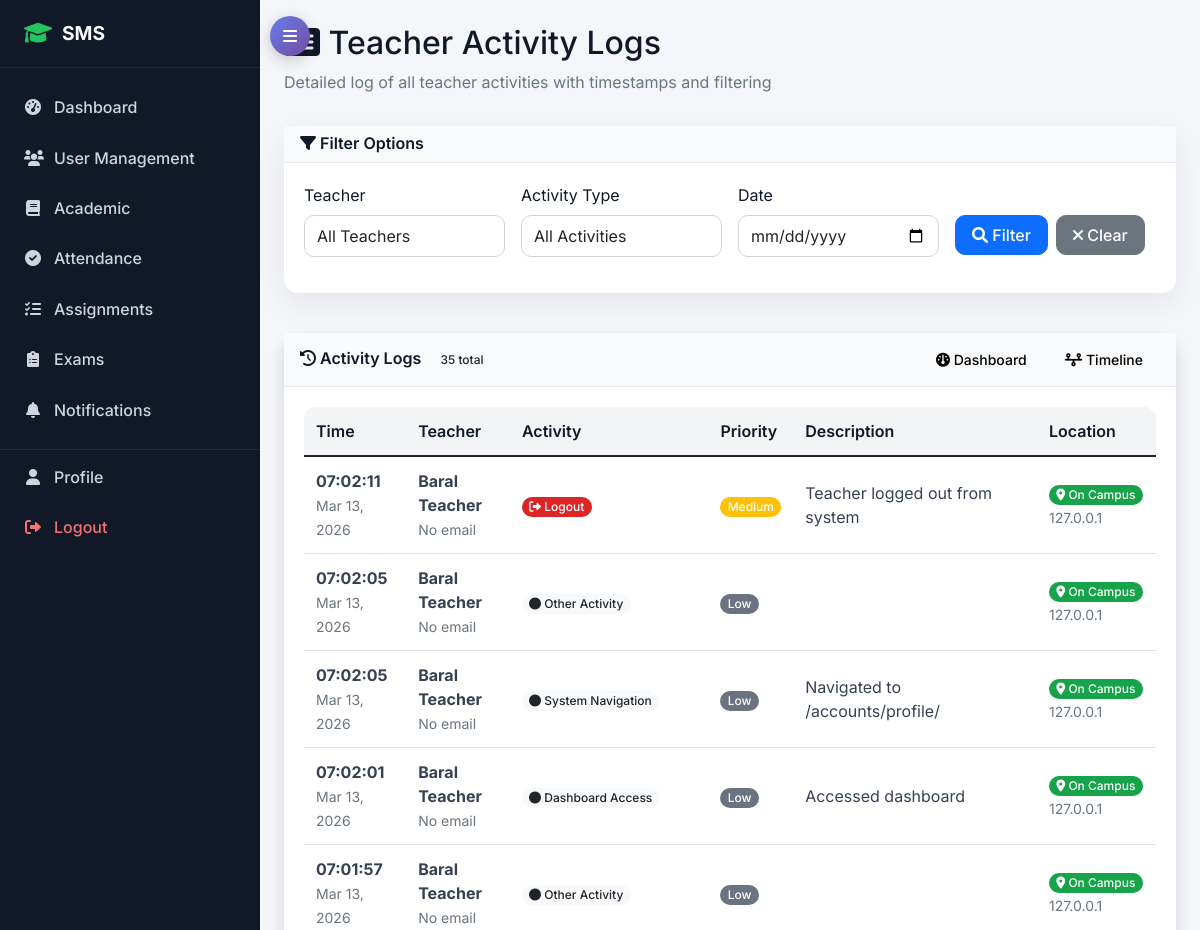
Page /attendance/teacher-activity/ (signed in, upper part) on the earlier database version.
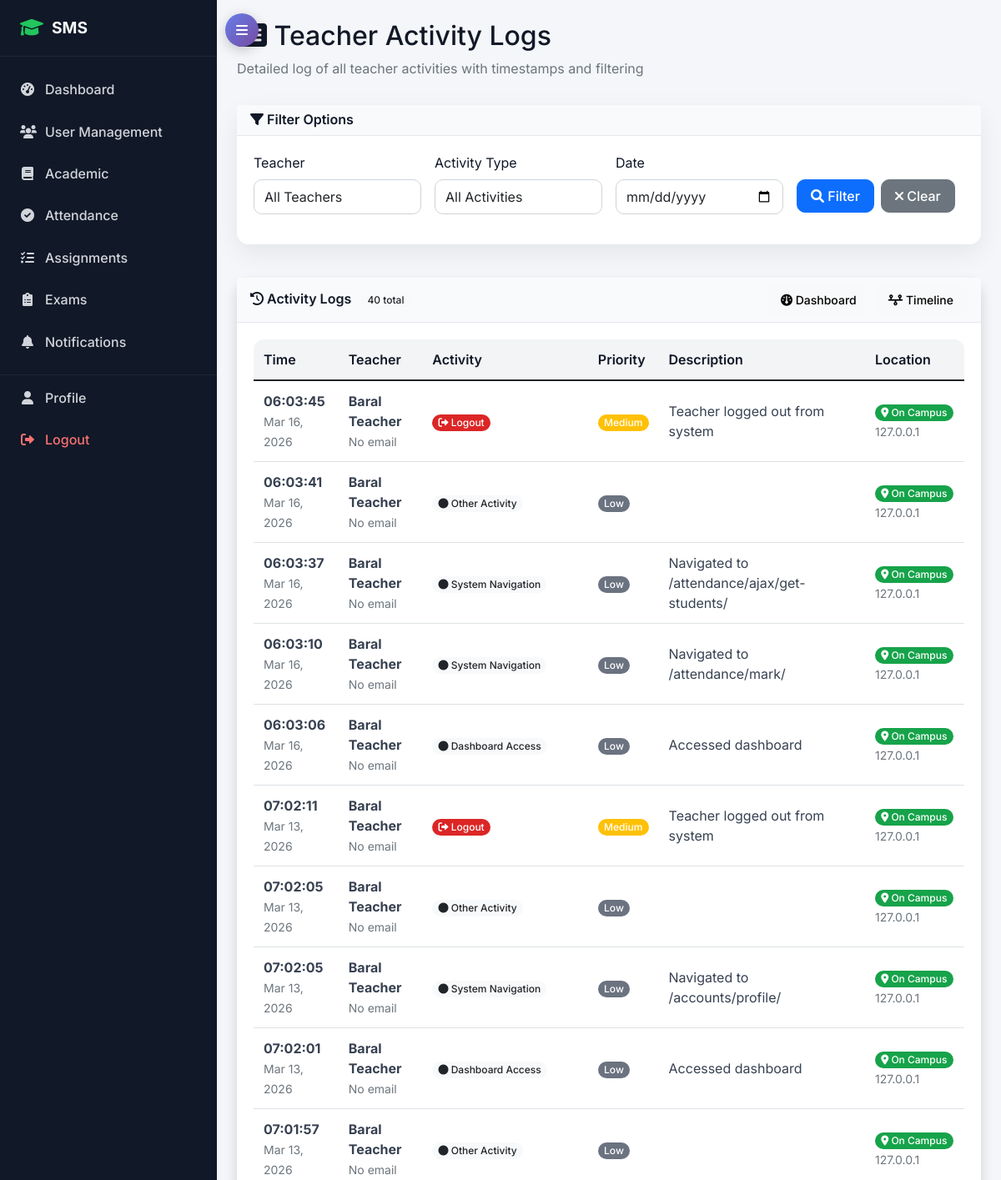
Same page on the later database version.
### attendance/models.py (models this page shows, shortened)
class TeacherActivityLog(models.Model):
    ACTIVITY_CHOICES = (
        ('login', 'Login'),
        ('logout', 'Logout'),
        ('first_login', 'First Login'),
        ('mark_attendance', 'Mark Student Attendance'),
        ('create_assignment', 'Create Assignment'),
        ('grade_exam', 'Grade Exam'),
        ('send_message', 'Send Message'),
        ('view_report', 'View Report'),
        ('dashboard_access', 'Dashboard Access'),
        ('system_navigation', 'System Navigation'),
        ('classroom_entry', 'Classroom Entry'),
        ('biometric_scan', 'Biometric Verification'),
        ('location_check', 'Location Verification'),
        ('other', 'Other Activity'),
    )
    PRIORITY_LEVELS = (
        ('high', 'High Priority'),
        ('medium', 'Medium Priority'),
        ('low', 'Low Priority'),
    )
    teacher = models.ForeignKey(TeacherProfile, on_delete=models.CASCADE, related_name='activity_logs')
    activity_type = models.CharField(max_length=50, choices=ACTIVITY_CHOICES)
    priority_level = models.CharField(max_length=10, choices=PRIORITY_LEVELS, default='medium')
    description = models.CharField(max_length=255, blank=True)
    timestamp = models.DateTimeField(auto_now_add=True)
    ip_address = models.GenericIPAddressField(null=True, blank=True)
    user_agent = models.CharField(max_length=255, blank=True)
    location_lat = models.DecimalField(max_digits=10, decimal_places=8, null=True, blank=True)
    location_lng = models.DecimalField(max_digits=11, decimal_places=8, null=True, blank=True)
    is_on_campus = models.BooleanField(default=False)
    related_schedule = models.ForeignKey(TeacherSchedule, on_delete=models.SET_NULL, null=True, blank=True)
    related_session = models.ForeignKey(AttendanceSession, on_delete=models.SET_NULL, null=True, blank=True)
    class Meta:
        ordering = ['-timestamp']
        indexes = [
            models.Index(fields=['teacher', 'timestamp']),
            models.Index(fields=['activity_type', 'timestamp']),
            models.Index(fields=['priority_level', 'timestamp']),
        ]

### accounts/models.py (models this page shows, shortened)
class TeacherProfile(models.Model):
    user = models.OneToOneField(User, on_delete=models.CASCADE, related_name='teacher_profile')
    employee_id = models.CharField(max_length=20, unique=True)
    qualification = models.CharField(max_length=200)
    experience_years = models.PositiveIntegerField(default=0)
    specialization = models.CharField(max_length=100)
    joining_date = models.DateField()

class User(AbstractUser):
    USER_TYPE_CHOICES = (
        ('admin', 'Admin'),
        ('student', 'Student'),
        ('teacher', 'Teacher'),
        ('parent', 'Parent'),
    )
    user_type = models.CharField(max_length=10, choices=USER_TYPE_CHOICES)
    phone_regex = RegexValidator(regex=r'^\+?1?\d{9,15}$', message="Phone number must be entered in the format: '+999999999'. Up to 15 digits allowed.")
    phone_number = models.CharField(validators=[phone_regex], max_length=17, blank=True)
    address = models.TextField(blank=True)
    date_of_birth = models.DateField(null=True, blank=True)
    profile_picture = models.ImageField(upload_to='profile_pics/', blank=True, null=True)
    is_active = models.BooleanField(default=True)
    created_at = models.DateTimeField(auto_now_add=True)
    updated_at = models.DateTimeField(auto_now=True)

### attendance/teacher_admin_views.py (the view)
# urls.py: path('teacher-activity/', teacher_admin_views.teacher_activity_logs, name='teacher_activity_logs'),
@login_required
@user_passes_test(is_admin)
def teacher_activity_logs(request):
    teacher_id = request.GET.get('teacher')
    activity_type = request.GET.get('activity_type')
    date_filter = request.GET.get('date')
    activities = TeacherActivityLog.objects.select_related('teacher__user').order_by('-timestamp')
    if teacher_id:
        activities = activities.filter(teacher_id=teacher_id)
    if activity_type:
        activities = activities.filter(activity_type=activity_type)
    if date_filter:
        try:
            filter_date = datetime.strptime(date_filter, '%Y-%m-%d').date()
            activities = activities.filter(timestamp__date=filter_date)
        except:
            pass
    paginator = Paginator(activities, 50)
    page_number = request.GET.get('page')
    page_obj = paginator.get_page(page_number)
    teachers = TeacherProfile.objects.select_related('user').order_by('user__first_name')
    activity_types = TeacherActivityLog.ACTIVITY_CHOICES
    context = {
        'page_obj': page_obj,
        'teachers': teachers,
        'activity_types': activity_types,
        'selected_teacher': teacher_id,
        'selected_activity_type': activity_type,
        'selected_date': date_filter,
    }
    return render(request, 'attendance/teacher_activity_logs.html', context)

### templates/attendance/teacher_activity_logs.html (shortened to what this page needs)
{% extends 'base.html' %}
{% block content %}
<div class="row">
    <div class="col-12">
        <h2><i class="fas fa-list-alt"></i> Teacher Activity Logs</h2>
        <p class="text-muted">Detailed log of all teacher activities with timestamps and filtering</p>
    </div>
</div>
<div class="row mb-4">
    <div class="col-md-12">
        <div class="card">
            <div class="card-header">
                <h6 class="m-0"><i class="fas fa-filter"></i> Filter Options</h6>
            </div>
            <div class="card-body">
                <form method="get" class="row g-3">
                    <div class="col-md-3">
                        <label for="teacher" class="form-label">Teacher</label>
                        <select name="teacher" id="teacher" class="form-control">
                            <option value="">All Teachers</option>
                        </select>
                    </div>
                    <div class="col-md-3">
                        <label for="activity_type" class="form-label">Activity Type</label>
                        <select name="activity_type" id="activity_type" class="form-control">
                            <option value="">All Activities</option>
                        </select>
                    </div>
                    <div class="col-md-3">
                        <label for="date" class="form-label">Date</label>
                        <input type="date" name="date" id="date" value="{{ selected_date }}" class="form-control">
                    </div>
                    <div class="col-md-3">
                        <label class="form-label">&nbsp;</label>
                        <div class="d-flex gap-2">
                            <button type="submit" class="btn btn-primary">
                                <i class="fas fa-search"></i> Filter
                            </button>
                            <a href="{% url 'attendance:teacher_activity_logs' %}" class="btn btn-secondary">
                                <i class="fas fa-times"></i> Clear
                            </a>
                        </div>
                    </div>
                </form>
            </div>
        </div>
    </div>
</div>
<div class="row">
    <div class="col-12">
        <div class="card shadow">
            <div class="card-header bg-primary text-white d-flex justify-content-between align-items-center">
                <h6 class="m-0">
                    <i class="fas fa-history"></i> Activity Logs
                    {% if page_obj %}
                        <span class="badge bg-light text-dark ms-2">{{ page_obj.paginator.count }} total</span>
                    {% endif %}
                </h6>
                <div>
                    <a href="{% url 'attendance:teacher_attendance_dashboard' %}" class="btn btn-light btn-sm">
                        <i class="fas fa-dashboard"></i> Dashboard
                    </a>
                    <a href="{% url 'attendance:teacher_activity_timeline' %}" class="btn btn-light btn-sm">
                        <i class="fas fa-timeline"></i> Timeline
                    </a>
                </div>
            </div>
            <div class="card-body">
                {% if page_obj %}
                <div class="table-responsive">
                    <table class="table table-hover">
                        <thead>
                            <tr>
                                <th>Time</th>
                                <th>Teacher</th>
                                <th>Activity</th>
                                <th>Priority</th>
                                <th>Description</th>
                                <th>Location</th>
                            </tr>
                        </thead>
                        <tbody>
                            {% for activity in page_obj %}
                            <tr>
                                <td>
                                    <strong>{{ activity.timestamp|time:"H:i:s" }}</strong><br>
                                    <small class="text-muted">{{ activity.timestamp|date:"M d, Y" }}</small>
                                </td>
                                <td>
                                    <strong>{{ activity.teacher.user.get_full_name }}</strong><br>
                                    <small class="text-muted">{{ activity.teacher.user.email|default:"No email" }}</small>
                                </td>
                                <td>
                                    {% if activity.activity_type == 'mark_attendance' %}
                                        <span class="badge bg-success">
                                            <i class="fas fa-check"></i> {{ activity.get_activity_type_display }}
                                        </span>
                                    {% elif activity.activity_type == 'create_assignment' %}
                                        <span class="badge bg-warning">
                                            <i class="fas fa-tasks"></i> {{ activity.get_activity_type_display }}
                                        </span>
                                    {% elif activity.activity_type == 'grade_exam' %}
                                        <span class="badge bg-info">
                                            <i class="fas fa-star"></i> {{ activity.get_activity_type_display }}
                                        </span>
                                    {% elif activity.activity_type == 'login' or activity.activity_type == 'first_login' %}
                                        <span class="badge bg-primary">
                                            <i class="fas fa-sign-in-alt"></i> {{ activity.get_activity_type_display }}
                                        </span>
                                    {% elif activity.activity_type == 'logout' %}
                                        <span class="badge bg-danger">
                                            <i class="fas fa-sign-out-alt"></i> {{ activity.get_activity_type_display }}
                                        </span>
                                    {% elif activity.activity_type == 'send_message' %}
                                        <span class="badge bg-secondary">
                                            <i class="fas fa-envelope"></i> {{ activity.get_activity_type_display }}
                                        </span>
                                    {% else %}
                                        <span class="badge bg-light text-dark">
                                            <i class="fas fa-circle"></i> {{ activity.get_activity_type_display }}
                                        </span>
                                    {% endif %}
                                </td>
                                <td>
                                    {% if activity.priority_level == 'high' %}
                                        <span class="badge bg-danger">High</span>
                                    {% elif activity.priority_level == 'medium' %}
                                        <span class="badge bg-warning">Medium</span>
                                    {% else %}
                                        <span class="badge bg-secondary">Low</span>
                                    {% endif %}
                                </td>
                                <td>
                                    {{ activity.description|truncatechars:80 }}
                                </td>
                                <td>
                                    {% if activity.is_on_campus %}
                                        <span class="badge bg-success">
                                            <i class="fas fa-map-marker-alt"></i> On Campus
                                        </span>
                                    {% else %}
                                        <span class="badge bg-warning">
                                            <i class="fas fa-map-marker-alt"></i> Off Campus
                                        </span>
                                    {% endif %}
                                    {% if activity.ip_address %}
                                        <br><small class="text-muted">{{ activity.ip_address }}</small>
                                    {% endif %}
                                </td>
                            </tr>
                            {% endfor %}
                        </tbody>
                    </table>
                </div>
                {% else %}
                <div class="text-center py-5">
                    <i class="fas fa-list-alt fa-4x text-muted mb-3"></i>
                    <h5 class="text-muted">No Activity Logs</h5>
                    <p class="text-muted">No teacher activity logs are available yet.</p>
                </div>
                {% endif %}
            </div>
        </div>
    </div>
</div>
{% endblock %}

Differences in the rows shown:
added TeacherActivityLog: timestamp "06:03:45", timestamp "Mar 16, 2026", teacher.user.get_full_name "Baral Teacher", teacher.user.email "No email", activity_type "Logout", priority_level "Medium", description "Teacher logged out from system", is_on_campus True (drawn), ip_address "127.0.0.1"
added TeacherActivityLog: timestamp "06:03:41", timestamp "Mar 16, 2026", teacher.user.get_full_name "Baral Teacher", teacher.user.email "No email", activity_type "Other Activity", priority_level "Low", is_on_campus True (drawn), ip_address "127.0.0.1"
added TeacherActivityLog: timestamp "06:03:37", timestamp "Mar 16, 2026", teacher.user.get_full_name "Baral Teacher", teacher.user.email "No email", activity_type "System Navigation", priority_level "Low", description "Navigated to /attendance/ajax/get-students/", is_on_campus True (drawn), ip_address "127.0.0.1"
added TeacherActivityLog: timestamp "06:03:10", timestamp "Mar 16, 2026", teacher.user.get_full_name "Baral Teacher", teacher.user.email "No email", activity_type "System Navigation", priority_level "Low", description "Navigated to /attendance/mark/", is_on_campus True (drawn), ip_address "127.0.0.1"
added TeacherActivityLog: timestamp "06:03:06", timestamp "Mar 16, 2026", teacher.user.get_full_name "Baral Teacher", teacher.user.email "No email", activity_type "Dashboard Access", priority_level "Low", description "Accessed dashboard", is_on_campus True (drawn), ip_address "127.0.0.1"
Other differences:
{{ page_obj.paginator.count }}: "35" → "40"
